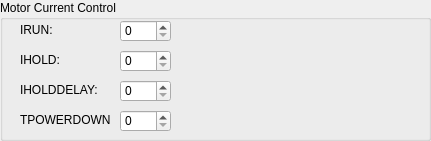
      <widget class="QGroupBox" name="groupBox">
       <property name="geometry">
        <rect>
         <x>20</x>
         <y>20</y>
         <width>431</width>
         <height>141</height>
        </rect>
       </property>
       <property name="title">
        <string>Motor Current Control</string>
       </property>
       <widget class="QLabel" name="I_HOLD_Label">
        <property name="geometry">
         <rect>
          <x>190</x>
          <y>50</y>
          <width>221</width>
          <height>16</height>
         </rect>
        </property>
        <property name="text">
         <string/>
        </property>
       </widget>
       <widget class="QLabel" name="label_5">
        <property name="geometry">
         <rect>
          <x>20</x>
          <y>80</y>
          <width>90</width>
          <height>20</height>
         </rect>
        </property>
        <property name="text">
         <string>IHOLDDELAY:</string>
        </property>
       </widget>
       <widget class="QSpinBox" name="spinBox_I_HOLD">
        <property name="geometry">
         <rect>
          <x>120</x>
          <y>50</y>
          <width>51</width>
          <height>22</height>
         </rect>
        </property>
        <property name="maximum">
         <number>31</number>
        </property>
        <property name="value">
         <number>0</number>
        </property>
       </widget>
       <widget class="QSpinBox" name="spinBox_T_POWER_DOWN">
        <property name="geometry">
         <rect>
          <x>120</x>
          <y>110</y>
          <width>51</width>
          <height>22</height>
         </rect>
        </property>
        <property name="maximum">
         <number>255</number>
        </property>
       </widget>
       <widget class="QLabel" name="label_2">
        <property name="geometry">
         <rect>
          <x>20</x>
          <y>50</y>
          <width>90</width>
          <height>20</height>
         </rect>
        </property>
        <property name="text">
         <string>IHOLD:</string>
        </property>
       </widget>
       <widget class="QLabel" name="label">
        <property name="geometry">
         <rect>
          <x>20</x>
          <y>20</y>
          <width>90</width>
          <height>20</height>
         </rect>
        </property>
        <property name="text">
         <string>IRUN:</string>
        </property>
       </widget>
       <widget class="QLabel" name="label_6">
        <property name="geometry">
         <rect>
          <x>20</x>
          <y>110</y>
          <width>90</width>
          <height>20</height>
         </rect>
        </property>
        <property name="text">
         <string>TPOWERDOWN:</string>
        </property>
       </widget>
       <widget class="QSpinBox" name="spinBox_I_HOLD_DELAY">
        <property name="geometry">
         <rect>
          <x>120</x>
          <y>80</y>
          <width>51</width>
          <height>22</height>
         </rect>
        </property>
        <property name="maximum">
         <number>15</number>
        </property>
       </widget>
       <widget class="QSpinBox" name="spinBox_I_RUN">
        <property name="geometry">
         <rect>
          <x>120</x>
          <y>20</y>
          <width>51</width>
          <height>22</height>
         </rect>
        </property>
        <property name="maximum">
         <number>31</number>
        </property>
        <property name="value">
         <number>0</number>
        </property>
       </widget>
       <widget class="QLabel" name="I_RUN_Label">
        <property name="geometry">
         <rect>
          <x>190</x>
          <y>20</y>
          <width>201</width>
          <height>16</height>
         </rect>
        </property>
        <property name="text">
         <string/>
        </property>
       </widget>
       <widget class="QLabel" name="TPOWERDOWN_Label">
        <property name="geometry">
         <rect>
          <x>190</x>
          <y>110</y>
          <width>211</width>
          <height>16</height>
         </rect>
        </property>
        <property name="text">
         <string/>
        </property>
       </widget>
       <widget class="QLabel" name="IHOLDDELAY_Label">
        <property name="geometry">
         <rect>
          <x>190</x>
          <y>80</y>
          <width>201</width>
          <height>16</height>
         </rect>
        </property>
        <property name="text">
         <string/>
        </property>
       </widget>
      </widget>
